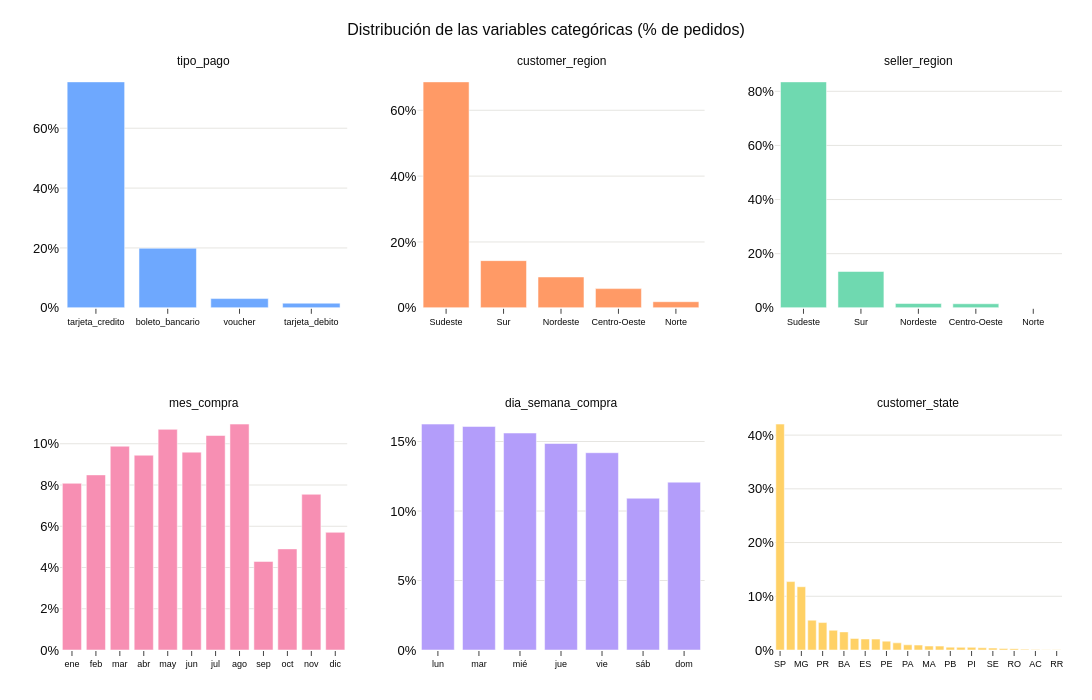

Write notebook code for a chart like this one.
### Markdown cell above
### Distribuciones

### Code cell
DIAS = {0: 'lun', 1: 'mar', 2: 'mié', 3: 'jue', 4: 'vie', 5: 'sáb', 6: 'dom'}
MESES = {1: 'ene', 2: 'feb', 3: 'mar', 4: 'abr', 5: 'may', 6: 'jun',
         7: 'jul', 8: 'ago', 9: 'sep', 10: 'oct', 11: 'nov', 12: 'dic'}

# (variable, etiquetas para mostrar, ¿ordenar por valor natural en vez de por frecuencia?)
graficos = [
    ('tipo_pago', None, False),
    ('customer_region', None, False),
    ('seller_region', None, False),
    ('mes_compra', MESES, True),
    ('dia_semana_compra', DIAS, True),
    ('customer_state', None, False),
]

fig = make_subplots(rows=2, cols=3, subplot_titles=[g[0] for g in graficos],
                    vertical_spacing=0.18, horizontal_spacing=0.07)

for i, (var, etiquetas, orden_natural) in enumerate(graficos):
    frec = df[var].value_counts(normalize=True)   # ya resumido: pocas barras, liviano
    if orden_natural:
        frec = frec.sort_index()                  # meses y días en orden calendario
    if etiquetas:
        frec = frec.rename(index=etiquetas)
    fig.add_trace(go.Bar(
        x=frec.index.astype(str), y=frec.values, marker_color=CICLO[i % len(CICLO)],
        hovertemplate='%{x}<br>%{y:.1%} de los pedidos<extra></extra>',
    ), row=i // 3 + 1, col=i % 3 + 1)

fig.update_yaxes(tickformat='.0%')
fig.update_xaxes(tickfont_size=9)
fig.update_annotations(font_size=12)
fig.update_layout(height=700, width=1300, showlegend=False,
                  title='Distribución de las variables categóricas (% de pedidos)')

guardar(fig, '03_03_categoricas_distribucion')
fig.show()

### Figure 1 — Plotly figure (JSON) as saved in the notebook; plotly's stock layout.template omitted (floating-point values rounded to 4 significant figures)
{"data": [{"hovertemplate": "%{x}<br>%{y:.1%} de los pedidos<extra></extra>", "marker": {"color": "#6EA8FE"}, "type": "bar", "x": ["tarjeta_credito", "boleto_bancario", "voucher", "tarjeta_debito"], "xaxis": "x", "y": [0.7548, 0.199, 0.03078, 0.01544], "yaxis": "y"}, {"hovertemplate": "%{x}<br>%{y:.1%} de los pedidos<extra></extra>", "marker": {"color": "#FF9A66"}, "type": "bar", "x": ["Sudeste", "Sur", "Nordeste", "Centro-Oeste", "Norte"], "xaxis": "x2", "y": [0.6862, 0.1433, 0.09364, 0.0583, 0.01851], "yaxis": "y2"}, {"hovertemplate": "%{x}<br>%{y:.1%} de los pedidos<extra></extra>", "marker": {"color": "#6FD9B0"}, "type": "bar", "x": ["Sudeste", "Sur", "Nordeste", "Centro-Oeste", "Norte"], "xaxis": "x3", "y": [0.8348, 0.1342, 0.0158, 0.01497, 0.0002301], "yaxis": "y3"}, {"hovertemplate": "%{x}<br>%{y:.1%} de los pedidos<extra></extra>", "marker": {"color": "#F78FB3"}, "type": "bar", "x": ["ene", "feb", "mar", "abr", "may", "jun", "jul", "ago", "sep", "oct", "nov", "dic"], "xaxis": "x4", "y": [0.08083, 0.0849, 0.09881, 0.09444, 0.107, 0.09594, 0.104, 0.1095, 0.04295, 0.04903, 0.07551, 0.05706], "yaxis": "y4"}, {"hovertemplate": "%{x}<br>%{y:.1%} de los pedidos<extra></extra>", "marker": {"color": "#B39DFA"}, "type": "bar", "x": ["lun", "mar", "mié", "jue", "vie", "sáb", "dom"], "xaxis": "x5", "y": [0.1625, 0.1609, 0.1561, 0.1486, 0.142, 0.1092, 0.1208], "yaxis": "y5"}, {"hovertemplate": "%{x}<br>%{y:.1%} de los pedidos<extra></extra>", "marker": {"color": "#FFD166"}, "type": "bar", "x": ["SP", "RJ", "MG", "RS", "PR", "SC", "BA", "DF", "ES", "GO", "PE", "CE", "PA", "MT", "MA", "MS", "PB", "RN", "PI", "AL", "SE", "TO", "RO", "AM", "AC", "AP", "RR"], "xaxis": "x6", "y": [0.4205, 0.1274, 0.1178, 0.05552, 0.05105, 0.03672, 0.03369, 0.02157, 0.02054, 0.02029, 0.01648, 0.01332, 0.009707, 0.009184, 0.007406, 0.007259, 0.005345, 0.004906, 0.004895, 0.0041, 0.003494, 0.002845, 0.002531, 0.001496, 0.0008263, 0.0006904, 0.0004184], "yaxis": "y6"}], "layout": {"annotations": [{"font": {"size": 12}, "showarrow": false, "text": "tipo_pago", "x": 0.1433, "xanchor": "center", "xref": "paper", "y": 1, "yanchor": "bottom", "yref": "paper"}, {"font": {"size": 12}, "showarrow": false, "text": "customer_region", "x": 0.5, "xanchor": "center", "xref": "paper", "y": 1, "yanchor": "bottom", "yref": "paper"}, {"font": {"size": 12}, "showarrow": false, "text": "seller_region", "x": 0.8567, "xanchor": "center", "xref": "paper", "y": 1, "yanchor": "bottom", "yref": "paper"}, {"font": {"size": 12}, "showarrow": false, "text": "mes_compra", "x": 0.1433, "xanchor": "center", "xref": "paper", "y": 0.41, "yanchor": "bottom", "yref": "paper"}, {"font": {"size": 12}, "showarrow": false, "text": "dia_semana_compra", "x": 0.5, "xanchor": "center", "xref": "paper", "y": 0.41, "yanchor": "bottom", "yref": "paper"}, {"font": {"size": 12}, "showarrow": false, "text": "customer_state", "x": 0.8567, "xanchor": "center", "xref": "paper", "y": 0.41, "yanchor": "bottom", "yref": "paper"}], "height": 700, "showlegend": false, "title": {"text": "Distribución de las variables categóricas (% de pedidos)"}, "width": 1300, "xaxis": {"anchor": "y", "domain": [0, 0.2867], "tickfont": {"size": 9}}, "xaxis2": {"anchor": "y2", "domain": [0.3567, 0.6433], "tickfont": {"size": 9}}, "xaxis3": {"anchor": "y3", "domain": [0.7133, 1], "tickfont": {"size": 9}}, "xaxis4": {"anchor": "y4", "domain": [0, 0.2867], "tickfont": {"size": 9}}, "xaxis5": {"anchor": "y5", "domain": [0.3567, 0.6433], "tickfont": {"size": 9}}, "xaxis6": {"anchor": "y6", "domain": [0.7133, 1], "tickfont": {"size": 9}}, "yaxis": {"anchor": "x", "domain": [0.59, 1], "tickformat": ".0%"}, "yaxis2": {"anchor": "x2", "domain": [0.59, 1], "tickformat": ".0%"}, "yaxis3": {"anchor": "x3", "domain": [0.59, 1], "tickformat": ".0%"}, "yaxis4": {"anchor": "x4", "domain": [0, 0.41], "tickformat": ".0%"}, "yaxis5": {"anchor": "x5", "domain": [0, 0.41], "tickformat": ".0%"}, "yaxis6": {"anchor": "x6", "domain": [0, 0.41], "tickformat": ".0%"}}}
